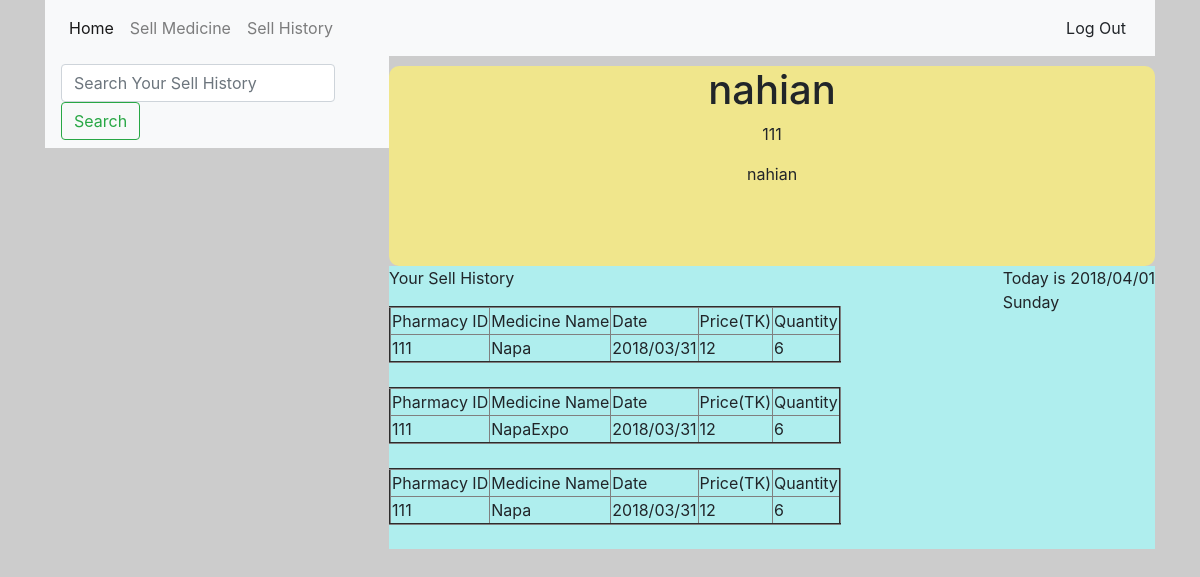
The page /Pharma_3.php (signed in) on the database its author committed.
### tables this page shows
CREATE TABLE `sell_history` (
  `PatientNID` varchar(100) NOT NULL,
  `pharma_id` varchar(100) NOT NULL,
  `MedicinName` varchar(100) NOT NULL,
  `date` varchar(100) NOT NULL,
  `price` varchar(100) NOT NULL,
  `quantity` int(100) NOT NULL
);

### Pharma_3.php (the view, shortened to what this page needs)
<!doctype html>
<html lang="en">
  <head>
    <link rel="stylesheet" href="css/bootstrap.min.css">
  </head>
  <body>
   <?php
   $pharmacy_id=$_SESSION["pharmacy_id"] ;
   $pharmacy_name=$_SESSION["pharmacy_name"];
   $pharmacy_owner=$_SESSION["pharmacy_owner"];
   include "connection.php";
   ?>
<div class=container>
<div class="manuber">
<nav class="navbar navbar-expand-lg navbar-light bg-light">
  <div class="collapse navbar-collapse" id="navbarTogglerDemo01">
    <ul class="navbar-nav mr-auto mt-2 mt-lg-0">
      <li class="nav-item active">
        <a class="nav-link" href="Pharma_1.php">Home <span class="sr-only">(current)</span></a>
      </li>
      <li class="nav-item">
        <a class="nav-link" href="Pharma_2.php">Sell Medicine</a>
      </li>
      <li class="nav-item">
        <a class="nav-link" href="Pharma_3.php">Sell  History</a>
      </li>
    </ul>
    <form method="POST" action="logout.php">
      <button type="submit" class="btn btn-light" name="">Log Out</button>
    </form>
  </div>
</div>
<div class="pharma_Name">
  <h1><?php  echo $pharmacy_name;  ?></h1>
  <p><?php  echo $pharmacy_id;  ?></p>
<p><?php  echo $pharmacy_owner;  ?></p>
</div>
<div class="c2_pharma">
<div class="Date">
  <p><?php
echo "Today is " . date("Y/m/d") . "<br>";
echo  date("l");
?></p>
</div>
  <p>Your Sell History</p>
  <?php
$query=("select * from sell_history where pharma_id ='$pharmacy_id' ");
$result=mysqli_query($connection,$query);
if ($result) {
  while ($row = mysqli_fetch_array($result)) {
  echo " <table border='2'>
  <tr> <td>Pharmacy ID</td><td>Medicine Name</td><td>Date</td><td>Price(TK)</td><td>Quantity</td>
  </tr>
   <tr> <td>".$row["pharma_id"]."</td><td>".$row["MedicinName"]."</td> <td>".$row["date"]."</td><td>".$row["price"]."</td><td>".$row["quantity"]."</td></tr>
</table>
<br>
 ";
  }
}
else{
  echo "<h6 >NO RECORD FOUND</h6>";
}
?>
</div>
<div class="slideber_pharma">
  <nav class="navbar navbar-light bg-light">
  <form class="form-inline" method="POST">
    <input class="form-control mr-sm-2" type="search" placeholder="Search Your Sell History" aria-label="Search" name="search">
    <button class="btn btn-outline-success my-2 my-sm-0" type="submit" name="button">Search</button>
  </form>
</nav>
</div>
</div>
  </body>
</html>

### rows shown on the page
sell_history: pharma "111", MedicinName "Napa", date "2018/03/31", price "12", quantity "6"
sell_history: pharma "111", MedicinName "NapaExpo", date "2018/03/31", price "12", quantity "6"
sell_history: pharma "111", MedicinName "Napa", date "2018/03/31", price "12", quantity "6"

### other values the page prints
$pharmacy_name "nahian"
$pharmacy_id "111"
$pharmacy_owner "nahian"
